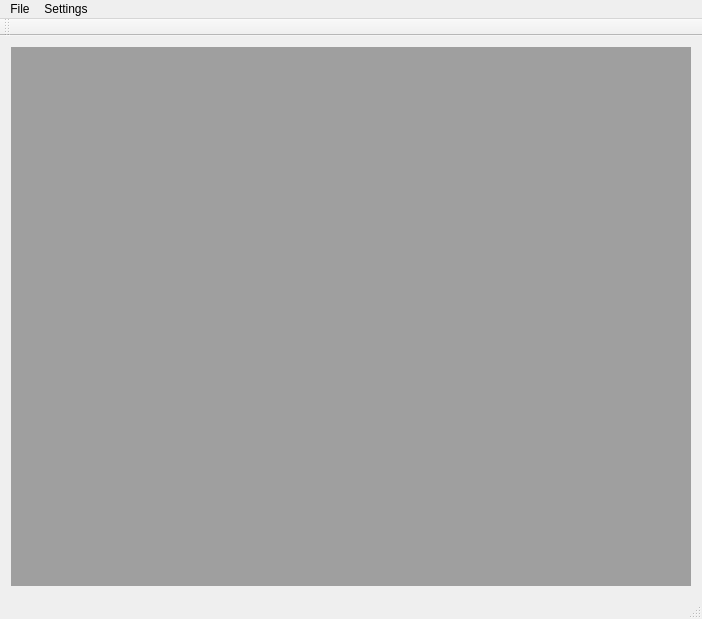
<?xml version="1.0" encoding="UTF-8"?>
<ui version="4.0">
 <class>MainWindow</class>
 <widget class="QMainWindow" name="MainWindow">
  <property name="geometry">
   <rect>
    <x>0</x>
    <y>0</y>
    <width>702</width>
    <height>619</height>
   </rect>
  </property>
  <property name="windowTitle">
   <string>QSimAVR</string>
  </property>
  <widget class="QWidget" name="centralWidget">
   <layout class="QHBoxLayout" name="horizontalLayout_2">
    <item>
     <layout class="QHBoxLayout" name="horizontalLayout">
      <item>
       <widget class="QMdiArea" name="mdiArea"/>
      </item>
     </layout>
    </item>
   </layout>
  </widget>
  <widget class="QMenuBar" name="menuBar">
   <property name="geometry">
    <rect>
     <x>0</x>
     <y>0</y>
     <width>702</width>
     <height>20</height>
    </rect>
   </property>
   <widget class="QMenu" name="menuFile">
    <property name="title">
     <string>File</string>
    </property>
    <addaction name="actionLoad_Firmware"/>
    <addaction name="separator"/>
    <addaction name="actionRecent0"/>
    <addaction name="actionRecent1"/>
    <addaction name="actionRecent2"/>
    <addaction name="actionRecent3"/>
    <addaction name="actionRecent4"/>
    <addaction name="separator"/>
    <addaction name="actionQuit"/>
   </widget>
   <widget class="QMenu" name="menuSettings">
    <property name="title">
     <string>Settings</string>
    </property>
    <widget class="QMenu" name="menuPlugins">
     <property name="title">
      <string>Plugins</string>
     </property>
     <addaction name="action_Available"/>
     <addaction name="action_Plugins"/>
     <addaction name="action_Here"/>
    </widget>
    <addaction name="menuPlugins"/>
    <addaction name="actionConfigure_QSimAVR"/>
   </widget>
   <addaction name="menuFile"/>
   <addaction name="menuSettings"/>
  </widget>
  <widget class="QStatusBar" name="statusBar"/>
  <widget class="QToolBar" name="toolBar">
   <property name="windowTitle">
    <string>toolBar</string>
   </property>
   <attribute name="toolBarArea">
    <enum>TopToolBarArea</enum>
   </attribute>
   <attribute name="toolBarBreak">
    <bool>false</bool>
   </attribute>
  </widget>
  <action name="actionQuit">
   <property name="text">
    <string>Quit</string>
   </property>
  </action>
  <action name="actionConfigure_QSimAVR">
   <property name="text">
    <string>Configure QSimAVR...</string>
   </property>
  </action>
  <action name="actionRecent0">
   <property name="text">
    <string>[Recent]</string>
   </property>
  </action>
  <action name="actionRecent1">
   <property name="text">
    <string>[Files]</string>
   </property>
  </action>
  <action name="actionRecent2">
   <property name="text">
    <string>[Here]</string>
   </property>
  </action>
  <action name="action_Available">
   <property name="checkable">
    <bool>true</bool>
   </property>
   <property name="text">
    <string>[Available]</string>
   </property>
  </action>
  <action name="action_Plugins">
   <property name="checkable">
    <bool>true</bool>
   </property>
   <property name="text">
    <string>[Plugins]</string>
   </property>
  </action>
  <action name="action_Here">
   <property name="checkable">
    <bool>true</bool>
   </property>
   <property name="text">
    <string>[Here]</string>
   </property>
  </action>
  <action name="actionRecent3">
   <property name="text">
    <string>[Here]</string>
   </property>
  </action>
  <action name="actionRecent4">
   <property name="text">
    <string>[And Here]</string>
   </property>
  </action>
  <action name="actionLoad_Firmware">
   <property name="text">
    <string>Load Firmware...</string>
   </property>
  </action>
 </widget>
 <layoutdefault spacing="6" margin="11"/>
 <resources/>
 <connections/>
</ui>
